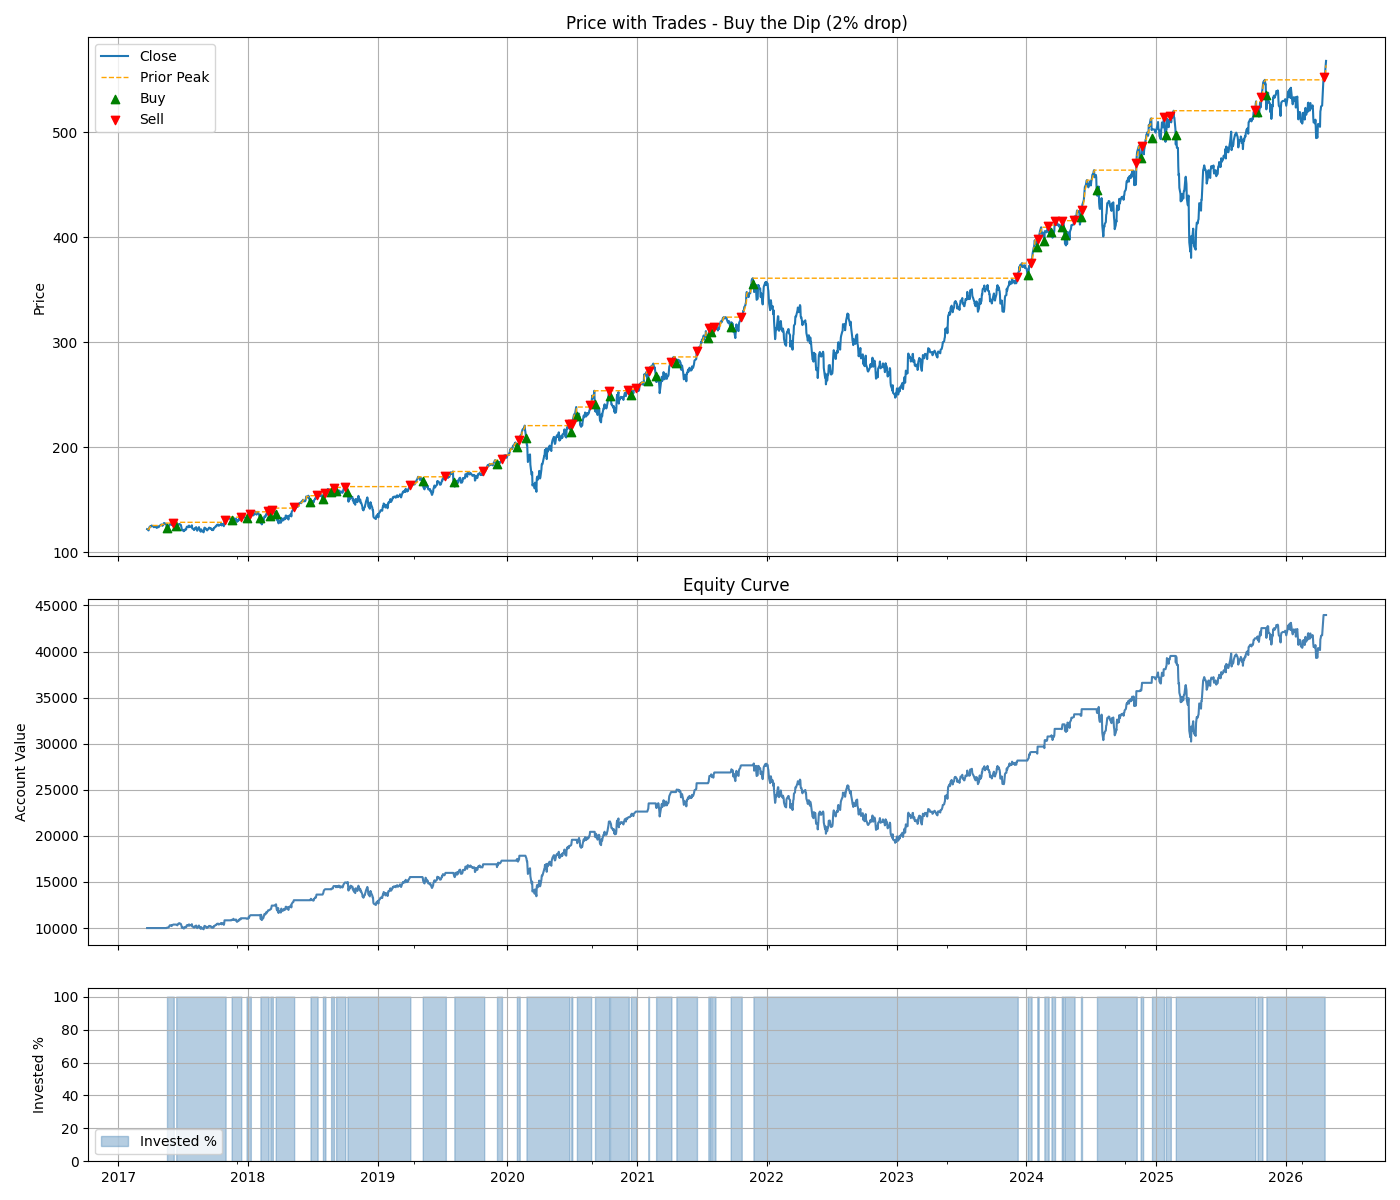

Here is the Python script that generated this plot:
"""
Backtest QQQ - Pure Buy the Dip

Rules:
- Instrument: QQQ
- Data: daily last 5 years (yfinance)

Entry:
- Single full position (100% of available cash) when Close drops >= drop_pct from prior peak.
- Buy at next day's Open.
- Only one position at a time — no scale-in.

Exit:
- Close >= prior_peak at entry  (price fully recovered to the peak that triggered entry)
- Exit at that day's Close.

Position sizing:
- Fully invested on entry, fully out on exit.
- Only in market during dips — expected time in market ~15-20%.

Grid search defaults based on research (S&P 500 study):
- drop_pct: 2–10%  (research: 5% drop gave 76% win rate, 16% time in market)

Outputs: backtest_buy_the_dip.png, trades_detail_buy_the_dip.csv, printed metrics.
"""

import os
import math
import itertools
import pandas as pd
import numpy as np
import sys
import matplotlib.pyplot as plt

_ALGO_ROOT = os.path.dirname(os.path.dirname(os.path.abspath(__file__)))
if _ALGO_ROOT not in sys.path:
    sys.path.insert(0, _ALGO_ROOT)
from data_loader import load_ohlcv


def max_drawdown(equity):
    roll_max = equity.cummax()
    return ((equity - roll_max) / roll_max).min()


def fetch_data(ticker='QQQ', period='5y'):
    return load_ohlcv(ticker, period=period)


def check_entry(close, peak, drop_pct, in_position):
    """
    Returns True when not in position and close has dropped >= drop_pct from prior peak.
    """
    if in_position:
        return False
    if pd.isna(peak) or peak <= 0:
        return False
    return (peak - close) / peak >= drop_pct


def check_exit(close, entry_peak, in_position):
    """
    Returns True when in position and close has recovered to or above the entry peak.
    """
    if not in_position:
        return False
    if pd.isna(entry_peak):
        return False
    return close >= entry_peak


def compute_stats(equity_series, initial_capital, closed_trades, df=None):
    """Returns dict of performance metrics."""
    trades_df = pd.DataFrame(closed_trades)

    total_return = equity_series.iloc[-1] / initial_capital - 1.0
    years = (equity_series.index[-1] - equity_series.index[0]).days / 365.25
    cagr = (equity_series.iloc[-1] / initial_capital) ** (1 / years) - 1 if years > 0 else np.nan
    yearly = equity_series.resample('YE').last()
    yearly_returns = yearly.pct_change().dropna()
    arith_mean_annual = yearly_returns.mean() if len(yearly_returns) > 0 else np.nan
    md = max_drawdown(equity_series)

    if df is not None and years > 0:
        bh_cagr = (float(df['Close'].iloc[-1]) / float(df['Close'].iloc[0])) ** (1 / years) - 1
    else:
        bh_cagr = np.nan

    if len(trades_df) > 0 and 'pnl' in trades_df.columns:
        win_rate = len(trades_df[trades_df['pnl'] > 0]) / len(trades_df)
        avg_pnl = trades_df['pnl'].mean()
        trade_returns = (trades_df['exit_price'] - trades_df['entry_price']) / trades_df['entry_price']
        avg_trade_return = trade_returns.mean()
        max_trade_gain = trade_returns.max()
        max_trade_drop = trade_returns.min()
        time_in_market = trades_df['held_days'].sum() / len(equity_series) if len(equity_series) > 0 else np.nan
    else:
        win_rate = np.nan
        avg_pnl = np.nan
        avg_trade_return = np.nan
        max_trade_gain = np.nan
        max_trade_drop = np.nan
        time_in_market = np.nan

    return {
        'total_return': total_return,
        'cagr': cagr,
        'bh_cagr': bh_cagr,
        'arith_mean_annual': arith_mean_annual,
        'max_drawdown': md,
        'n_trades_closed': len(trades_df),
        'win_rate': win_rate,
        'avg_pnl': avg_pnl,
        'avg_trade_return': avg_trade_return,
        'max_trade_gain': max_trade_gain,
        'max_trade_drop': max_trade_drop,
        'time_in_market': time_in_market,
        'trades_df': trades_df,
    }


def print_stats(stats, initial_capital, equity_series, drop_pct, out_paths):
    print('Buy the Dip backtest summary:')
    print(f'Initial capital:          {initial_capital:,.2f}')
    print(f'Drop threshold:           {drop_pct:.1%}')
    print(f'Final equity:             {equity_series.iloc[-1]:,.2f}')
    print(f'Total return:             {stats["total_return"]:.2%}')
    print(f'CAGR:                     {stats["cagr"]:.2%}')
    print(f'CAGR buy & hold:          {stats["bh_cagr"]:.2%}' if not pd.isna(stats["bh_cagr"]) else 'CAGR buy & hold:          N/A')
    print(f'Arithmetic mean annual:   {stats["arith_mean_annual"]:.2%}' if not pd.isna(stats["arith_mean_annual"]) else 'Arithmetic mean annual:   N/A')
    print(f'Max drawdown:             {stats["max_drawdown"]:.2%}')
    print(f'Time in market:           {stats["time_in_market"]:.1%}' if not pd.isna(stats["time_in_market"]) else 'Time in market:           N/A')
    print(f'Number of trades:         {stats["n_trades_closed"]}')
    print(f'Win rate:                 {stats["win_rate"]}')
    print(f'Average PnL per trade:    {stats["avg_pnl"]}')
    print(f'Average return per trade: {stats["avg_trade_return"]:.2%}' if not pd.isna(stats["avg_trade_return"]) else 'Average return per trade: N/A')
    print(f'Max gain per trade:       {stats["max_trade_gain"]:.2%}' if not pd.isna(stats["max_trade_gain"]) else 'Max gain per trade:       N/A')
    print(f'Max drop per trade:       {stats["max_trade_drop"]:.2%}' if not pd.isna(stats["max_trade_drop"]) else 'Max drop per trade:       N/A')
    print(f'Trades CSV:               {out_paths["trades_csv"]}')
    print(f'Plot:                     {out_paths["fig_path"]}')


def save_plots(df, equity_series, invested_list, stats, drop_pct, out_dir):
    """Saves price+trades, equity, invested% into one PNG. Returns fig path."""
    trades_df = stats['trades_df'].copy()
    if len(trades_df) > 0:
        trades_df['entry_date'] = pd.to_datetime(trades_df['entry_date'])
        trades_df['exit_date'] = pd.to_datetime(trades_df['exit_date'])

    equity_dates = equity_series.index
    invested_series = pd.Series(invested_list, index=equity_dates)

    fig, (ax_price, ax_equity, ax_inv) = plt.subplots(
        3, 1, sharex=True, figsize=(14, 12),
        gridspec_kw={'height_ratios': [3, 2, 1]}
    )

    df['Close'].plot(ax=ax_price, label='Close')
    df['peak_prior'].plot(ax=ax_price, label='Prior Peak', color='orange', linestyle='--', linewidth=1)
    if len(trades_df) > 0:
        ax_price.scatter(trades_df['entry_date'], trades_df['entry_price'], marker='^', color='green', label='Buy', zorder=5)
        ax_price.scatter(trades_df['exit_date'], trades_df['exit_price'], marker='v', color='red', label='Sell', zorder=5)
    ax_price.set_title(f'Price with Trades - Buy the Dip ({drop_pct:.0%} drop)')
    ax_price.set_ylabel('Price')
    ax_price.legend()
    ax_price.grid(True)

    equity_series.plot(ax=ax_equity, color='steelblue')
    ax_equity.set_title('Equity Curve')
    ax_equity.set_ylabel('Account Value')
    ax_equity.grid(True)

    ax_inv.fill_between(invested_series.index, invested_series.values * 100, step='post', alpha=0.4, color='steelblue', label='Invested %')
    ax_inv.set_ylabel('Invested %')
    ax_inv.set_ylim(0, 105)
    ax_inv.grid(True)
    ax_inv.legend()

    fig.tight_layout()
    out_fig = os.path.join(out_dir, 'backtest_buy_the_dip.png')
    fig.savefig(out_fig)
    plt.close(fig)
    return out_fig


def run_backtest_buy_the_dip(ticker='QQQ', period='5y', initial_capital=10000.0,
                              drop_pct=0.05, verbose=True, df=None):
    out_dir = os.path.dirname(__file__)
    if df is None:
        df = fetch_data(ticker, period)
        df.index = pd.to_datetime(df.index)
        df = df[['Open', 'High', 'Low', 'Close', 'Volume']]
    if df.empty:
        raise ValueError('No data returned.')
    df = df.copy()

    df['peak_prior'] = df['Close'].cummax().shift(1)

    cash = float(initial_capital)
    shares = 0.0
    in_position = False
    entry_price = None
    entry_peak = None
    entry_date = None
    entry_idx = None

    equity_list = []
    equity_dates = []
    invested_list = []
    closed_trades = []

    for i in range(len(df)):
        date = df.index[i]
        close = float(df['Close'].iat[i])
        peak = df['peak_prior'].iat[i]

        pos_value = shares * close
        eq = cash + pos_value
        equity_list.append(eq)
        equity_dates.append(date)
        invested_list.append(pos_value / eq if eq > 0 else 0.0)

        if check_exit(close, entry_peak, in_position):
            exit_price = close
            proceeds = shares * exit_price
            pnl = proceeds - shares * entry_price
            held_days = i - entry_idx
            cash += proceeds
            closed_trades.append({
                'entry_date': entry_date, 'entry_price': entry_price,
                'exit_date': date, 'exit_price': exit_price,
                'shares': shares, 'pnl': pnl, 'held_days': held_days,
                'entry_peak': entry_peak,
            })
            shares = 0.0
            in_position = False
            entry_price = None
            entry_peak = None
            entry_date = None
            entry_idx = None

        if check_entry(close, peak, drop_pct, in_position):
            if i + 1 < len(df):
                next_open = float(df['Open'].iat[i + 1])
                shares = cash / next_open
                cash -= shares * next_open
                in_position = True
                entry_price = next_open
                entry_peak = float(peak)
                entry_date = df.index[i + 1]
                entry_idx = i + 1

    equity_series = pd.Series(equity_list, index=equity_dates)
    stats = compute_stats(equity_series, initial_capital, closed_trades, df=df)

    trades_csv = None
    fig_path = None
    if verbose:
        trades_csv = os.path.join(out_dir, 'trades_detail_buy_the_dip.csv')
        stats['trades_df'].to_csv(trades_csv, index=False)
        fig_path = save_plots(df, equity_series, invested_list, stats, drop_pct, out_dir)
        out_paths = {'trades_csv': trades_csv, 'fig_path': fig_path}
        print_stats(stats, initial_capital, equity_series, drop_pct, out_paths)

    def _f(v):
        return round(float(v), 3) if not pd.isna(v) else None

    return {
        'initial_capital': float(initial_capital),
        'drop_pct': drop_pct,
        'final_equity': _f(equity_series.iloc[-1]),
        'total_return': _f(stats['total_return']),
        'cagr': _f(stats['cagr']),
        'bh_cagr': _f(stats['bh_cagr']),
        'arith_mean_annual': _f(stats['arith_mean_annual']),
        'max_drawdown': _f(stats['max_drawdown']),
        'time_in_market': _f(stats['time_in_market']),
        'n_trades_closed': int(stats['n_trades_closed']),
        'win_rate': _f(stats['win_rate']),
        'avg_trade_return': _f(stats['avg_trade_return']),
        'max_trade_gain': _f(stats['max_trade_gain']),
        'max_trade_drop': _f(stats['max_trade_drop']),
        'fig_path': fig_path,
        'trades_csv': trades_csv,
    }


def grid_search(ticker='QQQ', period='5y', initial_capital=10000.0,
                drop_pct_values=(0.02, 0.03, 0.05, 0.07, 0.10, 0.15, 0.20),
                maximize='cagr'):
    """
    Grid search over drop threshold.
    Research: 5% drop → 76% win rate, 16% time in market on S&P 500.
    """
    print(f'Grid search: {len(drop_pct_values)} combinations...')
    print('Downloading data once...')
    raw_df = fetch_data(ticker, period)
    raw_df.index = pd.to_datetime(raw_df.index)
    raw_df = raw_df[['Open', 'High', 'Low', 'Close', 'Volume']]
    if raw_df.empty:
        raise ValueError('No data returned.')

    results = []
    for drop in drop_pct_values:
        try:
            res = run_backtest_buy_the_dip(
                initial_capital=initial_capital,
                drop_pct=drop, verbose=False, df=raw_df,
            )
            results.append({
                'drop_pct': drop,
                'cagr': res['cagr'],
                'total_return': res['total_return'],
                'max_drawdown': res['max_drawdown'],
                'win_rate': res['win_rate'],
                'n_trades': res['n_trades_closed'],
                'time_in_market': res['time_in_market'],
                'avg_trade_return': res['avg_trade_return'],
            })
        except Exception as e:
            print(f'  ERROR drop={drop}: {e}')

    results_df = pd.DataFrame(results).sort_values(maximize, ascending=False).reset_index(drop=True)

    print(f'\nAll results by {maximize}:')
    print(results_df.to_string(index=False))

    out_dir = os.path.dirname(__file__)
    csv_path = os.path.join(out_dir, 'grid_search_results.csv')
    results_df.to_csv(csv_path, index=False)
    print(f'\nFull results saved to: {csv_path}')

    best = results_df.iloc[0]
    print(f'\n--- Best parameters (by {maximize}) ---')
    print(f'  drop_pct={best["drop_pct"]:.1%}')
    print('Running full backtest with best parameters...\n')
    run_backtest_buy_the_dip(
        initial_capital=initial_capital,
        drop_pct=best['drop_pct'],
        verbose=True, df=raw_df,
    )

    return results_df


if __name__ == '__main__':
    res = run_backtest_buy_the_dip(initial_capital=10000.0, drop_pct=0.05)
    print('\nRESULT:', res)
